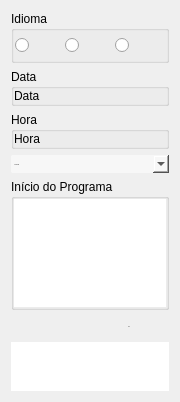
          <widget class="QWidget" name="page_6">
           <property name="geometry">
            <rect>
             <x>0</x>
             <y>0</y>
             <width>180</width>
             <height>402</height>
            </rect>
           </property>
           <attribute name="label">
            <string>Ajustes</string>
           </attribute>
           <layout class="QGridLayout" name="gridLayout_49">
            <item row="0" column="0">
             <layout class="QVBoxLayout" name="verticalLayout_5">
              <item>
               <widget class="QGroupBox" name="groupBox_language">
                <property name="title">
                 <string>Idioma</string>
                </property>
                <layout class="QGridLayout" name="gridLayout_109">
                 <property name="leftMargin">
                  <number>0</number>
                 </property>
                 <property name="topMargin">
                  <number>0</number>
                 </property>
                 <property name="rightMargin">
                  <number>0</number>
                 </property>
                 <property name="bottomMargin">
                  <number>0</number>
                 </property>
                 <property name="spacing">
                  <number>0</number>
                 </property>
                 <item row="0" column="0">
                  <layout class="QGridLayout" name="gridLayout_108">
                   <property name="spacing">
                    <number>0</number>
                   </property>
                   <item row="0" column="1">
                    <widget class="QRadioButton" name="radioButton_es">
                     <property name="sizePolicy">
                      <sizepolicy hsizetype="Fixed" vsizetype="Fixed">
                       <horstretch>0</horstretch>
                       <verstretch>0</verstretch>
                      </sizepolicy>
                     </property>
                     <property name="minimumSize">
                      <size>
                       <width>50</width>
                       <height>29</height>
                      </size>
                     </property>
                     <property name="maximumSize">
                      <size>
                       <width>50</width>
                       <height>29</height>
                      </size>
                     </property>
                     <property name="styleSheet">
                      <string notr="true">background-image: url(:/resources/resources/bandeiras/espanha.png);</string>
                     </property>
                     <property name="text">
                      <string/>
                     </property>
                    </widget>
                   </item>
                   <item row="0" column="2">
                    <widget class="QRadioButton" name="radioButton_en">
                     <property name="minimumSize">
                      <size>
                       <width>50</width>
                       <height>29</height>
                      </size>
                     </property>
                     <property name="maximumSize">
                      <size>
                       <width>50</width>
                       <height>29</height>
                      </size>
                     </property>
                     <property name="styleSheet">
                      <string notr="true">background-image: url(:/resources/resources/bandeiras/eua.png);</string>
                     </property>
                     <property name="text">
                      <string/>
                     </property>
                    </widget>
                   </item>
                   <item row="0" column="0">
                    <widget class="QRadioButton" name="radioButton_pt">
                     <property name="minimumSize">
                      <size>
                       <width>50</width>
                       <height>29</height>
                      </size>
                     </property>
                     <property name="maximumSize">
                      <size>
                       <width>50</width>
                       <height>29</height>
                      </size>
                     </property>
                     <property name="styleSheet">
                      <string notr="true">background-image: url(:/resources/resources/bandeiras/brasil.png);</string>
                     </property>
                     <property name="text">
                      <string/>
                     </property>
                    </widget>
                   </item>
                  </layout>
                 </item>
                </layout>
               </widget>
              </item>
              <item>
               <widget class="QGroupBox" name="groupBox_8">
                <property name="title">
                 <string>Data</string>
                </property>
                <layout class="QGridLayout" name="gridLayout_52">
                 <property name="leftMargin">
                  <number>0</number>
                 </property>
                 <property name="topMargin">
                  <number>0</number>
                 </property>
                 <property name="rightMargin">
                  <number>0</number>
                 </property>
                 <property name="bottomMargin">
                  <number>0</number>
                 </property>
                 <property name="spacing">
                  <number>0</number>
                 </property>
                 <item row="0" column="0">
                  <widget class="QLabel" name="label_date">
                   <property name="text">
                    <string>Data</string>
                   </property>
                  </widget>
                 </item>
                </layout>
               </widget>
              </item>
              <item>
               <widget class="QGroupBox" name="groupBox_9">
                <property name="title">
                 <string>Hora</string>
                </property>
                <layout class="QGridLayout" name="gridLayout_53">
                 <property name="leftMargin">
                  <number>0</number>
                 </property>
                 <property name="topMargin">
                  <number>0</number>
                 </property>
                 <property name="rightMargin">
                  <number>0</number>
                 </property>
                 <property name="bottomMargin">
                  <number>0</number>
                 </property>
                 <property name="spacing">
                  <number>0</number>
                 </property>
                 <item row="0" column="0">
                  <widget class="QLabel" name="label_hour">
                   <property name="text">
                    <string>Hora</string>
                   </property>
                  </widget>
                 </item>
                </layout>
               </widget>
              </item>
              <item>
               <widget class="QDateTimeEdit" name="dateTimeEdit">
                <property name="font">
                 <font>
                  <family>DroidSans</family>
                  <pointsize>-1</pointsize>
                  <weight>50</weight>
                  <italic>false</italic>
                  <bold>false</bold>
                 </font>
                </property>
                <property name="styleSheet">
                 <string notr="true">QDateTimeEdit {
background-color: rgb(247, 247, 247);
border-color: rgb(163, 163, 163);
border-style: solid 1px;
border-radius: 2px;
padding: 1px;
min-width: 5em;
}</string>
                </property>
                <property name="wrapping">
                 <bool>true</bool>
                </property>
                <property name="displayFormat">
                 <string>d/M/yy h:mm </string>
                </property>
                <property name="calendarPopup">
                 <bool>true</bool>
                </property>
               </widget>
              </item>
              <item>
               <widget class="QGroupBox" name="groupBox_10">
                <property name="title">
                 <string>Início do Programa</string>
                </property>
                <layout class="QGridLayout" name="gridLayout_54">
                 <property name="leftMargin">
                  <number>0</number>
                 </property>
                 <property name="topMargin">
                  <number>0</number>
                 </property>
                 <property name="rightMargin">
                  <number>0</number>
                 </property>
                 <property name="bottomMargin">
                  <number>0</number>
                 </property>
                 <property name="spacing">
                  <number>2</number>
                 </property>
                 <item row="1" column="0">
                  <widget class="QTextEdit" name="textEdit">
                   <property name="styleSheet">
                    <string notr="true"/>
                   </property>
                   <property name="frameShape">
                    <enum>QFrame::NoFrame</enum>
                   </property>
                   <property name="frameShadow">
                    <enum>QFrame::Plain</enum>
                   </property>
                   <property name="horizontalScrollBarPolicy">
                    <enum>Qt::ScrollBarAlwaysOff</enum>
                   </property>
                   <property name="sizeAdjustPolicy">
                    <enum>QAbstractScrollArea::AdjustToContents</enum>
                   </property>
                   <property name="autoFormatting">
                    <set>QTextEdit::AutoAll</set>
                   </property>
                   <property name="lineWrapMode">
                    <enum>QTextEdit::WidgetWidth</enum>
                   </property>
                   <property name="readOnly">
                    <bool>true</bool>
                   </property>
                   <property name="overwriteMode">
                    <bool>false</bool>
                   </property>
                   <property name="tabStopWidth">
                    <number>24</number>
                   </property>
                   <property name="acceptRichText">
                    <bool>true</bool>
                   </property>
                  </widget>
                 </item>
                </layout>
               </widget>
              </item>
              <item>
               <layout class="QHBoxLayout" name="horizontalLayout">
                <item>
                 <spacer name="horizontalSpacer_2">
                  <property name="orientation">
                   <enum>Qt::Horizontal</enum>
                  </property>
                  <property name="sizeHint" stdset="0">
                   <size>
                    <width>40</width>
                    <height>20</height>
                   </size>
                  </property>
                 </spacer>
                </item>
                <item>
                 <widget class="QPushButton" name="pushButton_datetime">
                  <property name="minimumSize">
                   <size>
                    <width>72</width>
                    <height>18</height>
                   </size>
                  </property>
                  <property name="font">
                   <font>
                    <family>DroidSans</family>
                    <pointsize>-1</pointsize>
                    <weight>50</weight>
                    <italic>false</italic>
                    <bold>false</bold>
                   </font>
                  </property>
                  <property name="autoFillBackground">
                   <bool>false</bool>
                  </property>
                  <property name="styleSheet">
                   <string notr="true"/>
                  </property>
                  <property name="text">
                   <string>Ok</string>
                  </property>
                  <property name="flat">
                   <bool>true</bool>
                  </property>
                 </widget>
                </item>
               </layout>
              </item>
             </layout>
            </item>
            <item row="1" column="0">
             <layout class="QGridLayout" name="gridLayout_9">
              <item row="0" column="0">
               <widget class="QWidget" name="widget" native="true">
                <property name="minimumSize">
                 <size>
                  <width>158</width>
                  <height>49</height>
                 </size>
                </property>
                <property name="styleSheet">
                 <string notr="true">background-image: url(:/resources/resources/dwos-dna.png);
background-repeat: no-repeat;
background-color: rgb(255, 255, 255);
</string>
                </property>
               </widget>
              </item>
             </layout>
            </item>
           </layout>
          </widget>
